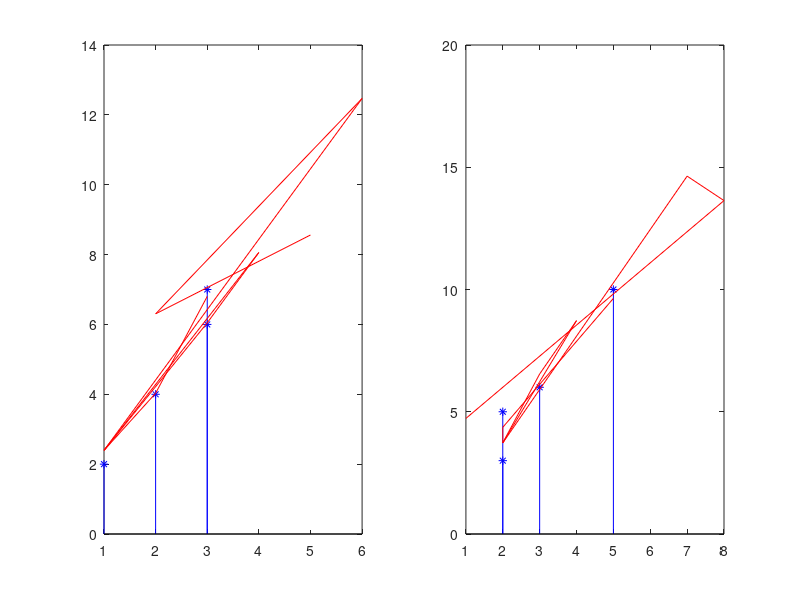

Recreate this plot in MATLAB.
clear all; close all; clc;
%definizione dei vettori x1,x2 ed il vettore delle uscite y
x1=[3 2 1 3]';
x2=[5 2 2 3]';
y=[7 10;4 5;2 3;6 6];

%definizione della Matrice M
M=[x1 x2];  

% Calcolo del vettore contenente i parametri del modello (t)
t = (inv(M'*M))*M'* y;

%coefficienti delle due curve
t = t'

a=t(1,1);
b=t(1,2);
c=t(2,1);
d=t(2,2);

%fprintf('\ndifatti %d ~= %d',y(1,1),a*x1(1)+b*x2(1))
%fprintf('\ndifatti %d ~= %d',y(1,2),c*x1(1)+d*x2(1))

%provo a stimare punti nuovi (il secondo nuovo uguale a uno esistente)
x1 = [ x1; 4; 1; 6; 2; 5];
x2 = [ x2; 4; 2; 7; 8; 1];

subplot(1,2,1); stem(x1(1:4),y(:,1),'*b'); hold on;
plot(x1,a*x1+b*x2,'r');
subplot(1,2,2); stem(x2(1:4),y(:,2),'*b'); hold on; 
plot(x2,c*x1+d*x2,'r');


